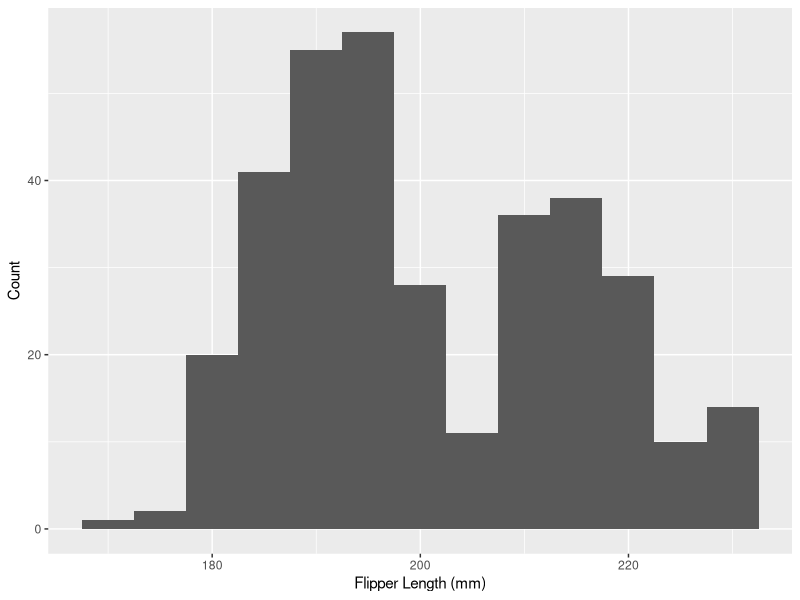
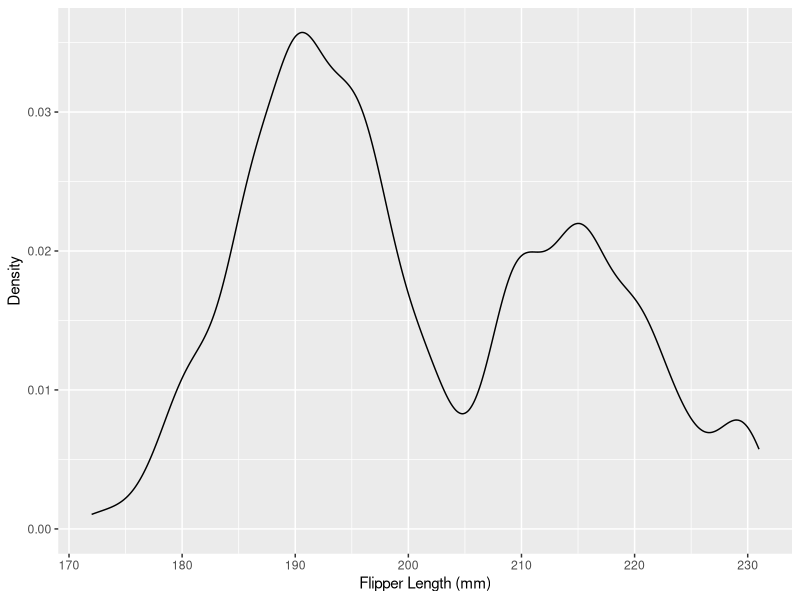
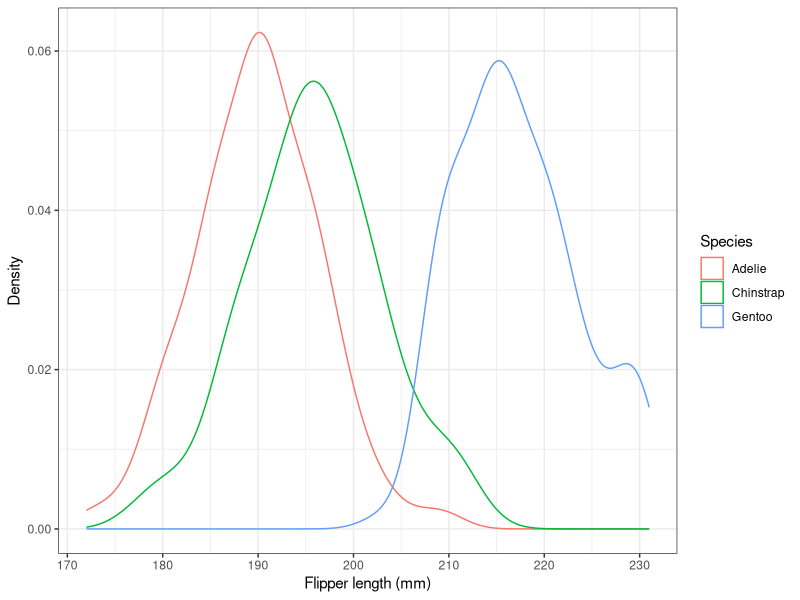
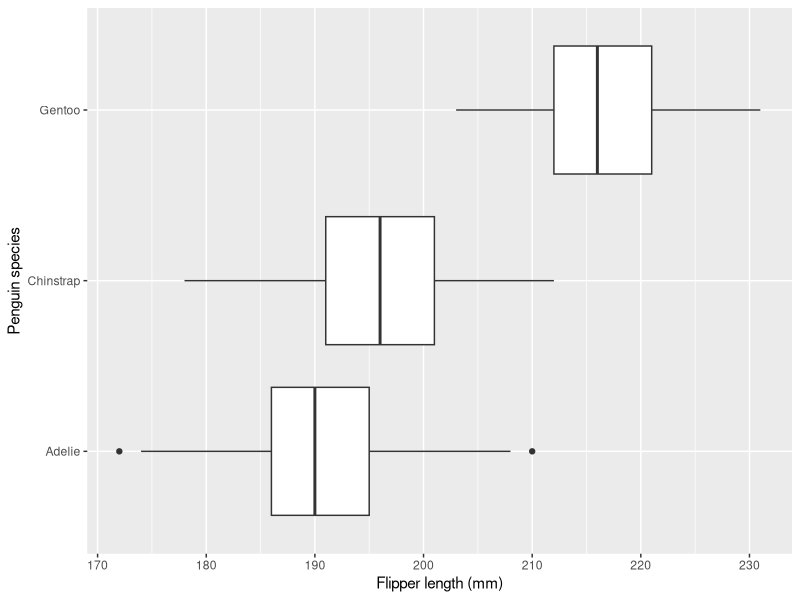
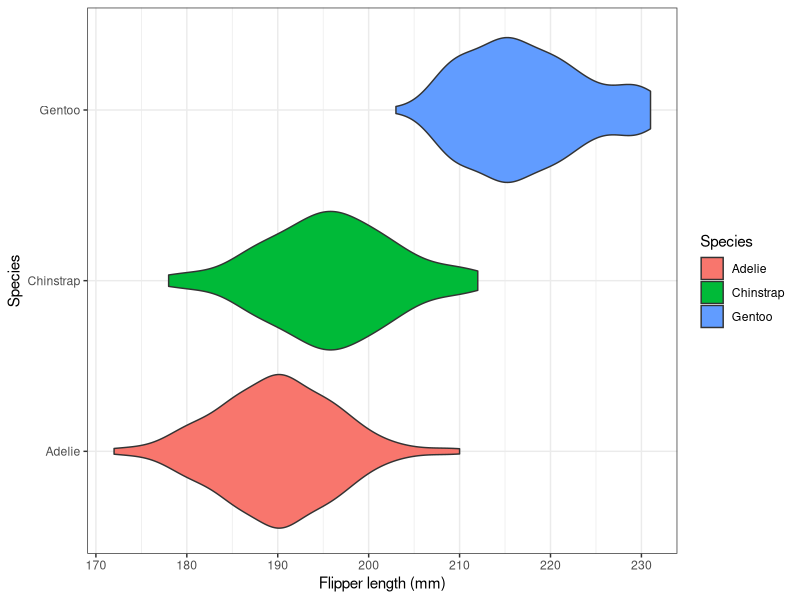
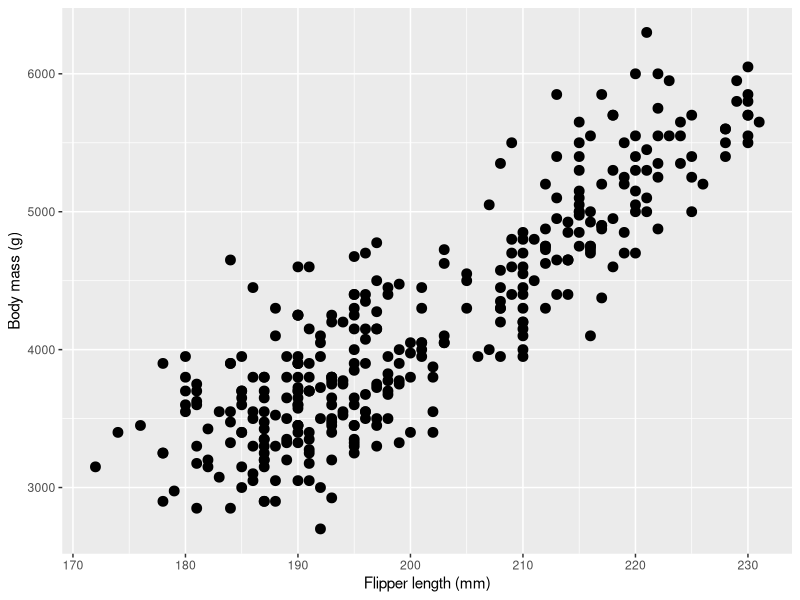
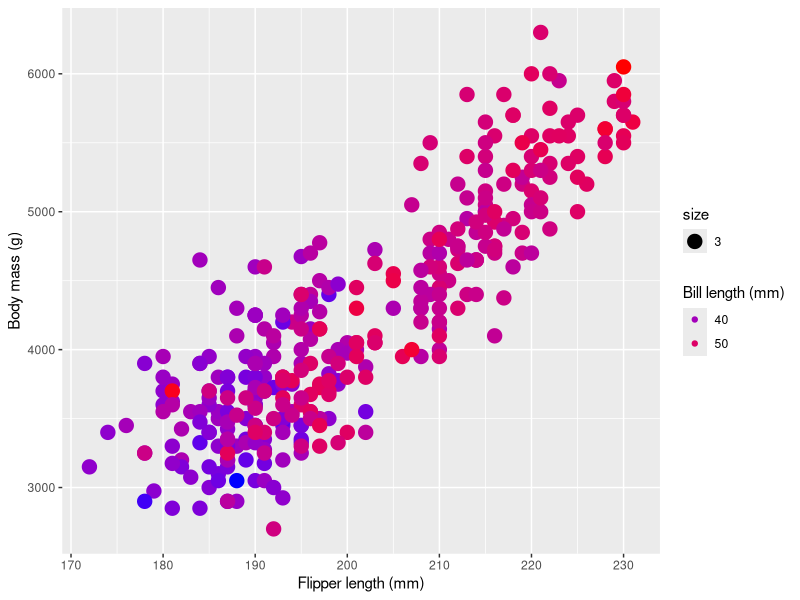
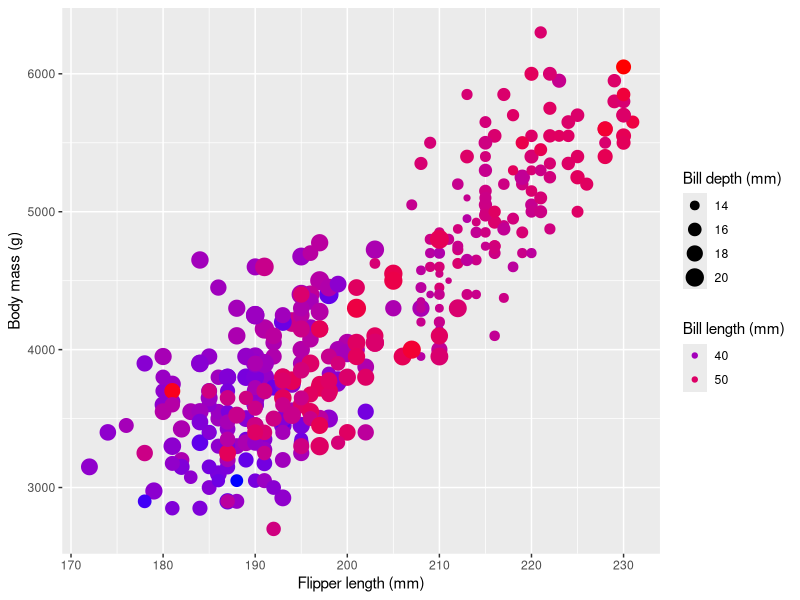

Source code (R) for these figures, in order:
## ---- chunk 1
knitr::opts_chunk$set(echo = TRUE)
## ---- chunk 2
library(tidyverse)
## ---- chunk 3
library(palmerpenguins)
head(penguins)
## ---- chunk 4
univar_plot <- ggplot(data=penguins, aes(x=flipper_length_mm)) + xlab("Flipper Length (mm)")
univar_plot+geom_histogram(binwidth = 5)+ylab("Count")
## ---- chunk 5
univar_plot+geom_density(adjust=0.5)+ylab('Density')
## ---- chunk 6
ggplot(data=rename(penguins, Species=species), aes(x=flipper_length_mm, color=Species))+
  geom_density()+theme_bw()+xlab("Flipper length (mm)")+ylab("Density")
## ---- chunk 7
ggplot(data=penguins, aes(x=flipper_length_mm, y=species))+geom_boxplot()+
  xlab('Flipper length (mm)') + ylab("Penguin species")
## ---- chunk 8
ggplot(data=rename(penguins, Species=species), aes(x=flipper_length_mm, y=Species, fill=Species))+geom_violin()+theme_bw()+xlab("Flipper length (mm)")
## ---- chunk 9
mass_flipper_scatter <- ggplot(data=penguins, aes(y=body_mass_g, x=flipper_length_mm))+
  xlab("Flipper length (mm)") + ylab("Body mass (g)")
mass_flipper_scatter+geom_point(size=3)
## ---- chunk 10
mass_flipper_scatter+geom_point(aes(color=bill_length_mm, size=3))+
  scale_color_gradient(low="blue", high="red")+guides(color=guide_legend("Bill length (mm)"))
## ---- chunk 11
mass_flipper_scatter+geom_point(aes(color=bill_length_mm, size=bill_depth_mm))+
  scale_color_gradient(low="blue", high="red")+
  guides(color=guide_legend("Bill length (mm)"), size=guide_legend("Bill depth (mm)"))
## ---- chunk 12
mass_flipper_scatter+geom_point(aes(color=species, shape=species))
## ---- chunk 13
mass_flipper_scatter + geom_text(aes(label=species, color=species)) + 
  guides(color=guide_legend("Species"))
## ---- chunk 14
mass_flipper_scatter + geom_point() + facet_wrap(~species)
## ---- chunk 15
trend_plot <- ggplot(data=filter(penguins, species=='Gentoo'), aes(y=body_mass_g, x=flipper_length_mm))  + xlab('Flipper length (mm)') + ylab('Body mess (g)') + geom_point()
trend_plot + geom_smooth()
## ---- chunk 16
trend_plot+geom_smooth(method="lm")
## ---- chunk 17
trend_plot + geom_smooth(method="lm") + 
  geom_curve(x=220, xend=209, y=4250, yend=3975, arrow=arrow(length=unit(0.5, 'cm')), curvature=0.1) + 
  geom_text(x=225, y=4250, label="The lightest Gentoo \n penguin weighs 39.5 kg")
